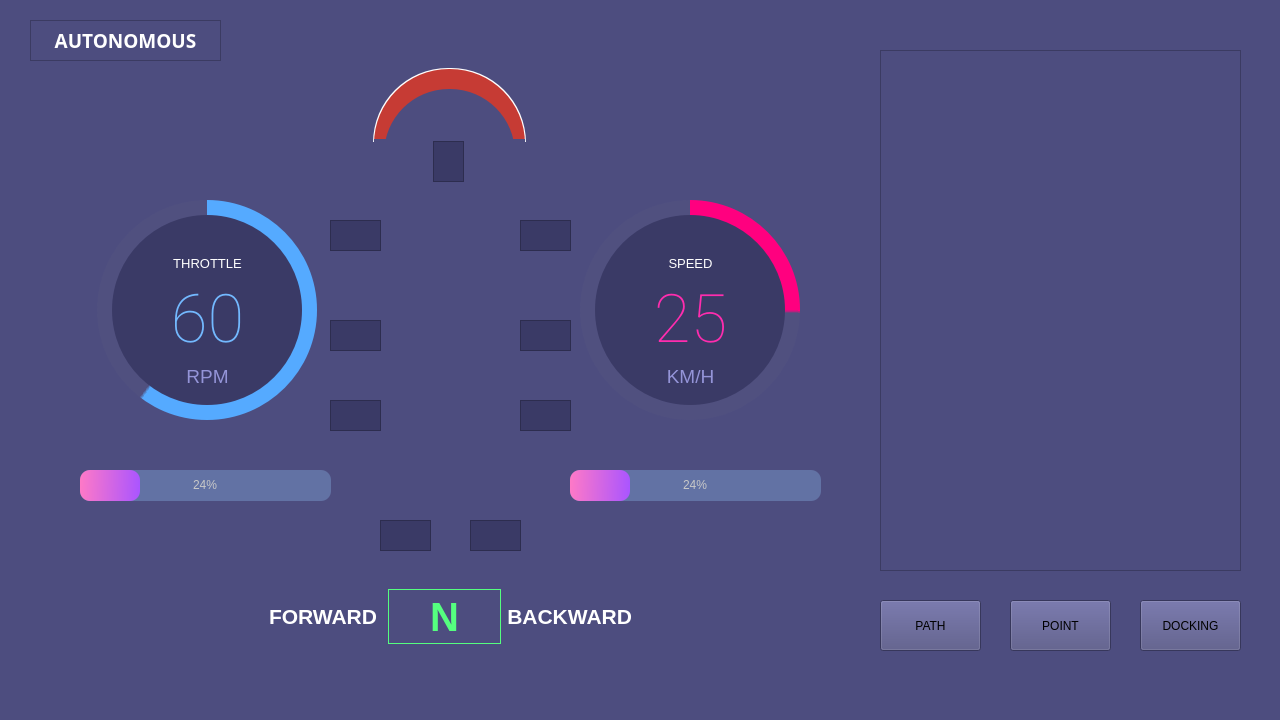
<?xml version="1.0" encoding="UTF-8"?>
<ui version="4.0">
 <class>MainWindow</class>
 <widget class="QMainWindow" name="MainWindow">
  <property name="geometry">
   <rect>
    <x>0</x>
    <y>0</y>
    <width>1280</width>
    <height>720</height>
   </rect>
  </property>
  <property name="minimumSize">
   <size>
    <width>1280</width>
    <height>720</height>
   </size>
  </property>
  <property name="maximumSize">
   <size>
    <width>1280</width>
    <height>720</height>
   </size>
  </property>
  <property name="windowTitle">
   <string>MainWindow</string>
  </property>
  <property name="styleSheet">
   <string notr="true">background-color: rgb(77, 77, 127);
</string>
  </property>
  <widget class="QWidget" name="centralwidget">
   <widget class="QFrame" name="circular_commandSpeed">
    <property name="geometry">
     <rect>
      <x>87</x>
      <y>190</y>
      <width>240</width>
      <height>240</height>
     </rect>
    </property>
    <property name="styleSheet">
     <string notr="true">background-color: none;</string>
    </property>
    <property name="frameShape">
     <enum>QFrame::NoFrame</enum>
    </property>
    <property name="frameShadow">
     <enum>QFrame::Raised</enum>
    </property>
    <widget class="QFrame" name="circularBg_commandSpeed">
     <property name="geometry">
      <rect>
       <x>10</x>
       <y>10</y>
       <width>220</width>
       <height>220</height>
      </rect>
     </property>
     <property name="styleSheet">
      <string notr="true">QFrame{
	border-radius: 110px;	
	background-color: rgba(85, 85, 127, 100);
}</string>
     </property>
     <property name="frameShape">
      <enum>QFrame::StyledPanel</enum>
     </property>
     <property name="frameShadow">
      <enum>QFrame::Raised</enum>
     </property>
     <widget class="QFrame" name="animasi_commandSpeed">
      <property name="geometry">
       <rect>
        <x>0</x>
        <y>0</y>
        <width>220</width>
        <height>220</height>
       </rect>
      </property>
      <property name="styleSheet">
       <string notr="true">QFrame{
	border-radius: 110px;
	border-strokes:inside;	
	background-color: qconicalgradient(cx:0.5, cy:0.5, angle:90, stop:0.400 rgba(85, 170, 255, 255), stop:0.395 rgba(255, 255, 255, 0));
}</string>
      </property>
      <property name="frameShape">
       <enum>QFrame::StyledPanel</enum>
      </property>
      <property name="frameShadow">
       <enum>QFrame::Raised</enum>
      </property>
     </widget>
    </widget>
    <widget class="QFrame" name="circularContainer_commandSpeed">
     <property name="geometry">
      <rect>
       <x>25</x>
       <y>25</y>
       <width>190</width>
       <height>190</height>
      </rect>
     </property>
     <property name="baseSize">
      <size>
       <width>0</width>
       <height>0</height>
      </size>
     </property>
     <property name="styleSheet">
      <string notr="true">QFrame{
	border-radius: 95px;	
	background-color: rgb(58, 58, 102);
}</string>
     </property>
     <property name="frameShape">
      <enum>QFrame::StyledPanel</enum>
     </property>
     <property name="frameShadow">
      <enum>QFrame::Raised</enum>
     </property>
     <widget class="QWidget" name="layoutWidget">
      <property name="geometry">
       <rect>
        <x>10</x>
        <y>40</y>
        <width>171</width>
        <height>133</height>
       </rect>
      </property>
      <layout class="QGridLayout" name="infoLayout_commandSpeed">
       <item row="0" column="0">
        <widget class="QLabel" name="label_commandSpeed">
         <property name="font">
          <font>
           <family>Segoe UI</family>
           <pointsize>10</pointsize>
          </font>
         </property>
         <property name="styleSheet">
          <string notr="true">color: #FFFFFF; background-color: none;</string>
         </property>
         <property name="text">
          <string>&lt;html&gt;&lt;head/&gt;&lt;body&gt;&lt;p&gt;THROTTLE&lt;/p&gt;&lt;/body&gt;&lt;/html&gt;</string>
         </property>
         <property name="alignment">
          <set>Qt::AlignCenter</set>
         </property>
        </widget>
       </item>
       <item row="1" column="0">
        <widget class="QLabel" name="label_progress_commandSpeed">
         <property name="font">
          <font>
           <family>Roboto Thin</family>
           <pointsize>30</pointsize>
          </font>
         </property>
         <property name="styleSheet">
          <string notr="true">color: rgb(115, 185, 255); padding: 0px; background-color: none;</string>
         </property>
         <property name="text">
          <string>&lt;html&gt;&lt;head/&gt;&lt;body&gt;&lt;p align=&quot;center&quot;&gt;&lt;span style=&quot; font-size:50pt;&quot;&gt;60&lt;/span&gt;&lt;/p&gt;&lt;/body&gt;&lt;/html&gt;</string>
         </property>
         <property name="alignment">
          <set>Qt::AlignCenter</set>
         </property>
         <property name="indent">
          <number>-1</number>
         </property>
        </widget>
       </item>
       <item row="2" column="0">
        <widget class="QLabel" name="label_commanSpeed2">
         <property name="font">
          <font>
           <family>Segoe UI</family>
           <pointsize>14</pointsize>
          </font>
         </property>
         <property name="styleSheet">
          <string notr="true">color: rgb(148, 148, 216); background-color: none;</string>
         </property>
         <property name="text">
          <string>&lt;html&gt;&lt;head/&gt;&lt;body&gt;&lt;p&gt;RPM&lt;/p&gt;&lt;/body&gt;&lt;/html&gt;</string>
         </property>
         <property name="alignment">
          <set>Qt::AlignCenter</set>
         </property>
        </widget>
       </item>
      </layout>
     </widget>
    </widget>
   </widget>
   <widget class="QFrame" name="circular_feedSpeed">
    <property name="geometry">
     <rect>
      <x>570</x>
      <y>190</y>
      <width>240</width>
      <height>240</height>
     </rect>
    </property>
    <property name="styleSheet">
     <string notr="true">background-color: none;</string>
    </property>
    <property name="frameShape">
     <enum>QFrame::NoFrame</enum>
    </property>
    <property name="frameShadow">
     <enum>QFrame::Raised</enum>
    </property>
    <widget class="QFrame" name="circularBg_feedSpeed">
     <property name="geometry">
      <rect>
       <x>10</x>
       <y>10</y>
       <width>220</width>
       <height>220</height>
      </rect>
     </property>
     <property name="styleSheet">
      <string notr="true">QFrame{
	border-radius: 110px;	
	background-color: rgba(85, 85, 127, 100);
}</string>
     </property>
     <property name="frameShape">
      <enum>QFrame::StyledPanel</enum>
     </property>
     <property name="frameShadow">
      <enum>QFrame::Raised</enum>
     </property>
     <widget class="QFrame" name="animasi_feedSpeed">
      <property name="geometry">
       <rect>
        <x>0</x>
        <y>0</y>
        <width>220</width>
        <height>220</height>
       </rect>
      </property>
      <property name="styleSheet">
       <string notr="true">QFrame{
	border-radius: 110px;	
	background-color: qconicalgradient(cx:0.5, cy:0.5, angle:90, stop:0.750 rgba(255, 0, 127, 255), stop:0.745 rgba(255, 255, 255, 0));
}</string>
      </property>
      <property name="frameShape">
       <enum>QFrame::StyledPanel</enum>
      </property>
      <property name="frameShadow">
       <enum>QFrame::Raised</enum>
      </property>
     </widget>
    </widget>
    <widget class="QFrame" name="circularContainer_feedSpeed">
     <property name="geometry">
      <rect>
       <x>25</x>
       <y>25</y>
       <width>190</width>
       <height>190</height>
      </rect>
     </property>
     <property name="baseSize">
      <size>
       <width>0</width>
       <height>0</height>
      </size>
     </property>
     <property name="styleSheet">
      <string notr="true">QFrame{
	border-radius: 95px;	
	background-color: rgb(58, 58, 102);
}</string>
     </property>
     <property name="frameShape">
      <enum>QFrame::StyledPanel</enum>
     </property>
     <property name="frameShadow">
      <enum>QFrame::Raised</enum>
     </property>
     <widget class="QWidget" name="layoutWidget_3">
      <property name="geometry">
       <rect>
        <x>10</x>
        <y>40</y>
        <width>171</width>
        <height>133</height>
       </rect>
      </property>
      <layout class="QGridLayout" name="infoLayout_feedSpeed">
       <item row="0" column="0">
        <widget class="QLabel" name="label_feedSpeed">
         <property name="font">
          <font>
           <family>Segoe UI</family>
           <pointsize>10</pointsize>
          </font>
         </property>
         <property name="styleSheet">
          <string notr="true">color: #FFFFFF; background-color: none;</string>
         </property>
         <property name="text">
          <string>&lt;html&gt;&lt;head/&gt;&lt;body&gt;&lt;p&gt;SPEED&lt;/p&gt;&lt;/body&gt;&lt;/html&gt;</string>
         </property>
         <property name="alignment">
          <set>Qt::AlignCenter</set>
         </property>
        </widget>
       </item>
       <item row="1" column="0">
        <widget class="QLabel" name="label_progress_commandSpeed_2">
         <property name="font">
          <font>
           <family>Roboto Thin</family>
           <pointsize>30</pointsize>
          </font>
         </property>
         <property name="styleSheet">
          <string notr="true">color: rgb(255, 44, 174); padding: 0px; background-color: none;</string>
         </property>
         <property name="text">
          <string>&lt;html&gt;&lt;head/&gt;&lt;body&gt;&lt;p align=&quot;center&quot;&gt;&lt;span style=&quot; font-size:50pt;&quot;&gt;25&lt;/span&gt;&lt;/p&gt;&lt;/body&gt;&lt;/html&gt;</string>
         </property>
         <property name="alignment">
          <set>Qt::AlignCenter</set>
         </property>
         <property name="indent">
          <number>-1</number>
         </property>
        </widget>
       </item>
       <item row="2" column="0">
        <widget class="QLabel" name="label_feedSpeed2">
         <property name="font">
          <font>
           <family>Segoe UI</family>
           <pointsize>14</pointsize>
          </font>
         </property>
         <property name="styleSheet">
          <string notr="true">color: rgb(148, 148, 216); background-color: none;</string>
         </property>
         <property name="text">
          <string>&lt;html&gt;&lt;head/&gt;&lt;body&gt;&lt;p&gt;KM/H&lt;/p&gt;&lt;/body&gt;&lt;/html&gt;</string>
         </property>
         <property name="alignment">
          <set>Qt::AlignCenter</set>
         </property>
        </widget>
       </item>
      </layout>
     </widget>
    </widget>
   </widget>
   <widget class="QProgressBar" name="progressBar_leftSteer">
    <property name="geometry">
     <rect>
      <x>80</x>
      <y>470</y>
      <width>251</width>
      <height>31</height>
     </rect>
    </property>
    <property name="styleSheet">
     <string notr="true">QProgressBar {
	
	background-color: rgb(98, 114, 164);
	color: rgb(200, 200, 200);
	border-style: none;
	border-radius: 10px;
	text-align: center;
}
QProgressBar::chunk{
	border-radius: 10px;
	background-color: qlineargradient(spread:pad, x1:0, y1:0.511364, x2:1, y2:0.523, stop:0 rgba(254, 121, 199, 255), stop:1 rgba(170, 85, 255, 255));
}</string>
    </property>
    <property name="value">
     <number>24</number>
    </property>
   </widget>
   <widget class="QProgressBar" name="progressBar_rightSteer">
    <property name="geometry">
     <rect>
      <x>570</x>
      <y>470</y>
      <width>251</width>
      <height>31</height>
     </rect>
    </property>
    <property name="styleSheet">
     <string notr="true">QProgressBar {
	
	background-color: rgb(98, 114, 164);
	color: rgb(200, 200, 200);
	border-style: none;
	border-radius: 10px;
	text-align: center;
}
QProgressBar::chunk{
	border-radius: 10px;
	background-color: qlineargradient(spread:pad, x1:0, y1:0.511364, x2:1, y2:0.523, stop:0 rgba(254, 121, 199, 255), stop:1 rgba(170, 85, 255, 255));
}</string>
    </property>
    <property name="value">
     <number>24</number>
    </property>
   </widget>
   <widget class="QFrame" name="switch_move">
    <property name="geometry">
     <rect>
      <x>260</x>
      <y>580</y>
      <width>381</width>
      <height>73</height>
     </rect>
    </property>
    <property name="frameShape">
     <enum>QFrame::NoFrame</enum>
    </property>
    <property name="frameShadow">
     <enum>QFrame::Raised</enum>
    </property>
    <layout class="QHBoxLayout" name="horizontalLayout">
     <item>
      <widget class="QLabel" name="switch_forward">
       <property name="font">
        <font>
         <pointsize>16</pointsize>
         <weight>75</weight>
         <bold>true</bold>
        </font>
       </property>
       <property name="styleSheet">
        <string notr="true">color:rgb(255, 255, 255)</string>
       </property>
       <property name="text">
        <string>FORWARD</string>
       </property>
      </widget>
     </item>
     <item>
      <widget class="QLabel" name="switch_netral">
       <property name="enabled">
        <bool>true</bool>
       </property>
       <property name="font">
        <font>
         <family>Noto Sans Telugu UI</family>
         <pointsize>30</pointsize>
         <weight>75</weight>
         <bold>true</bold>
        </font>
       </property>
       <property name="styleSheet">
        <string notr="true">color: rgb(85, 255, 127);</string>
       </property>
       <property name="frameShape">
        <enum>QFrame::Box</enum>
       </property>
       <property name="text">
        <string>N</string>
       </property>
       <property name="alignment">
        <set>Qt::AlignCenter</set>
       </property>
      </widget>
     </item>
     <item>
      <widget class="QLabel" name="switch_backward">
       <property name="font">
        <font>
         <pointsize>16</pointsize>
         <weight>75</weight>
         <bold>true</bold>
        </font>
       </property>
       <property name="styleSheet">
        <string notr="true">color:rgb(255, 255, 255)</string>
       </property>
       <property name="text">
        <string>BACKWARD</string>
       </property>
       <property name="alignment">
        <set>Qt::AlignRight|Qt::AlignTrailing|Qt::AlignVCenter</set>
       </property>
      </widget>
     </item>
    </layout>
   </widget>
   <widget class="QFrame" name="sensorLidar">
    <property name="geometry">
     <rect>
      <x>363</x>
      <y>61</y>
      <width>171</width>
      <height>81</height>
     </rect>
    </property>
    <property name="styleSheet">
     <string notr="true">background-color: none;</string>
    </property>
    <property name="frameShape">
     <enum>QFrame::NoFrame</enum>
    </property>
    <property name="frameShadow">
     <enum>QFrame::Raised</enum>
    </property>
    <widget class="QFrame" name="sensorLidar_detect_2">
     <property name="geometry">
      <rect>
       <x>10</x>
       <y>7</y>
       <width>153</width>
       <height>153</height>
      </rect>
     </property>
     <property name="styleSheet">
      <string notr="true">border-radius: 75px;
background-color: rgb(255, 255, 255);</string>
     </property>
     <property name="frameShape">
      <enum>QFrame::StyledPanel</enum>
     </property>
     <property name="frameShadow">
      <enum>QFrame::Raised</enum>
     </property>
     <widget class="QFrame" name="sensorLidar_detect">
      <property name="geometry">
       <rect>
        <x>1</x>
        <y>1</y>
        <width>151</width>
        <height>151</height>
       </rect>
      </property>
      <property name="styleSheet">
       <string notr="true">border-radius: 75px;
background-color: rgb(198, 59, 52);</string>
      </property>
      <property name="frameShape">
       <enum>QFrame::StyledPanel</enum>
      </property>
      <property name="frameShadow">
       <enum>QFrame::Raised</enum>
      </property>
      <widget class="QFrame" name="sensorLidar_background">
       <property name="geometry">
        <rect>
         <x>10</x>
         <y>20</y>
         <width>131</width>
         <height>131</height>
        </rect>
       </property>
       <property name="styleSheet">
        <string notr="true">border-radius: 65px;
background-color: rgb(77, 77, 127);</string>
       </property>
       <property name="frameShape">
        <enum>QFrame::NoFrame</enum>
       </property>
       <property name="frameShadow">
        <enum>QFrame::Raised</enum>
       </property>
      </widget>
      <widget class="QFrame" name="sensorLidar_background2">
       <property name="geometry">
        <rect>
         <x>0</x>
         <y>70</y>
         <width>171</width>
         <height>86</height>
        </rect>
       </property>
       <property name="styleSheet">
        <string notr="true">background-color: rgba(77, 77, 127)</string>
       </property>
       <property name="frameShape">
        <enum>QFrame::NoFrame</enum>
       </property>
       <property name="frameShadow">
        <enum>QFrame::Raised</enum>
       </property>
      </widget>
     </widget>
    </widget>
   </widget>
   <widget class="QFrame" name="sensorUltra">
    <property name="geometry">
     <rect>
      <x>330</x>
      <y>220</y>
      <width>241</width>
      <height>331</height>
     </rect>
    </property>
    <property name="styleSheet">
     <string notr="true">background-color: none;</string>
    </property>
    <property name="frameShape">
     <enum>QFrame::NoFrame</enum>
    </property>
    <property name="frameShadow">
     <enum>QFrame::Raised</enum>
    </property>
    <widget class="QFrame" name="sensorUltra_8">
     <property name="geometry">
      <rect>
       <x>190</x>
       <y>0</y>
       <width>51</width>
       <height>31</height>
      </rect>
     </property>
     <property name="styleSheet">
      <string notr="true">background-color: rgb(58, 58, 102);</string>
     </property>
     <property name="frameShape">
      <enum>QFrame::StyledPanel</enum>
     </property>
     <property name="frameShadow">
      <enum>QFrame::Raised</enum>
     </property>
    </widget>
    <widget class="QFrame" name="sensorUltra_7">
     <property name="geometry">
      <rect>
       <x>190</x>
       <y>100</y>
       <width>51</width>
       <height>31</height>
      </rect>
     </property>
     <property name="styleSheet">
      <string notr="true">background-color: rgb(58, 58, 102);</string>
     </property>
     <property name="frameShape">
      <enum>QFrame::StyledPanel</enum>
     </property>
     <property name="frameShadow">
      <enum>QFrame::Raised</enum>
     </property>
    </widget>
    <widget class="QFrame" name="sensorUltra_6">
     <property name="geometry">
      <rect>
       <x>190</x>
       <y>180</y>
       <width>51</width>
       <height>31</height>
      </rect>
     </property>
     <property name="styleSheet">
      <string notr="true">background-color: rgb(58, 58, 102);</string>
     </property>
     <property name="frameShape">
      <enum>QFrame::StyledPanel</enum>
     </property>
     <property name="frameShadow">
      <enum>QFrame::Raised</enum>
     </property>
    </widget>
    <widget class="QFrame" name="sensorUltra_1">
     <property name="geometry">
      <rect>
       <x>0</x>
       <y>0</y>
       <width>51</width>
       <height>31</height>
      </rect>
     </property>
     <property name="styleSheet">
      <string notr="true">background-color: rgb(58, 58, 102);</string>
     </property>
     <property name="frameShape">
      <enum>QFrame::StyledPanel</enum>
     </property>
     <property name="frameShadow">
      <enum>QFrame::Raised</enum>
     </property>
    </widget>
    <widget class="QFrame" name="sensorUltra_2">
     <property name="geometry">
      <rect>
       <x>0</x>
       <y>100</y>
       <width>51</width>
       <height>31</height>
      </rect>
     </property>
     <property name="styleSheet">
      <string notr="true">background-color: rgb(58, 58, 102);</string>
     </property>
     <property name="frameShape">
      <enum>QFrame::StyledPanel</enum>
     </property>
     <property name="frameShadow">
      <enum>QFrame::Raised</enum>
     </property>
    </widget>
    <widget class="QFrame" name="sensorUltra_3">
     <property name="geometry">
      <rect>
       <x>0</x>
       <y>180</y>
       <width>51</width>
       <height>31</height>
      </rect>
     </property>
     <property name="styleSheet">
      <string notr="true">background-color: rgb(58, 58, 102);</string>
     </property>
     <property name="frameShape">
      <enum>QFrame::StyledPanel</enum>
     </property>
     <property name="frameShadow">
      <enum>QFrame::Raised</enum>
     </property>
    </widget>
    <widget class="QFrame" name="sensorUltra_4">
     <property name="geometry">
      <rect>
       <x>50</x>
       <y>300</y>
       <width>51</width>
       <height>31</height>
      </rect>
     </property>
     <property name="styleSheet">
      <string notr="true">background-color: rgb(58, 58, 102);</string>
     </property>
     <property name="frameShape">
      <enum>QFrame::StyledPanel</enum>
     </property>
     <property name="frameShadow">
      <enum>QFrame::Raised</enum>
     </property>
    </widget>
    <widget class="QFrame" name="sensorUltra_5">
     <property name="geometry">
      <rect>
       <x>140</x>
       <y>300</y>
       <width>51</width>
       <height>31</height>
      </rect>
     </property>
     <property name="styleSheet">
      <string notr="true">background-color: rgb(58, 58, 102);</string>
     </property>
     <property name="frameShape">
      <enum>QFrame::StyledPanel</enum>
     </property>
     <property name="frameShadow">
      <enum>QFrame::Raised</enum>
     </property>
    </widget>
   </widget>
   <widget class="QFrame" name="sensorCamera">
    <property name="geometry">
     <rect>
      <x>433</x>
      <y>141</y>
      <width>31</width>
      <height>41</height>
     </rect>
    </property>
    <property name="styleSheet">
     <string notr="true">background-color: rgb(58, 58, 102);</string>
    </property>
    <property name="frameShape">
     <enum>QFrame::StyledPanel</enum>
    </property>
    <property name="frameShadow">
     <enum>QFrame::Raised</enum>
    </property>
   </widget>
   <widget class="QFrame" name="switch_otonom">
    <property name="geometry">
     <rect>
      <x>30</x>
      <y>20</y>
      <width>191</width>
      <height>41</height>
     </rect>
    </property>
    <property name="frameShape">
     <enum>QFrame::StyledPanel</enum>
    </property>
    <property name="frameShadow">
     <enum>QFrame::Raised</enum>
    </property>
    <widget class="QLabel" name="label">
     <property name="geometry">
      <rect>
       <x>10</x>
       <y>10</y>
       <width>171</width>
       <height>20</height>
      </rect>
     </property>
     <property name="font">
      <font>
       <family>Noto Sans Georgian</family>
       <pointsize>14</pointsize>
       <weight>75</weight>
       <bold>true</bold>
      </font>
     </property>
     <property name="styleSheet">
      <string notr="true">color:rgb(255, 255, 255)</string>
     </property>
     <property name="text">
      <string>AUTONOMOUS</string>
     </property>
     <property name="alignment">
      <set>Qt::AlignCenter</set>
     </property>
    </widget>
   </widget>
   <widget class="QLabel" name="imageCTT">
    <property name="geometry">
     <rect>
      <x>380</x>
      <y>108</y>
      <width>141</width>
      <height>401</height>
     </rect>
    </property>
    <property name="styleSheet">
     <string notr="true">image: url(:/newPrefix/truck.png);
background-color: none;</string>
    </property>
    <property name="text">
     <string/>
    </property>
   </widget>
   <widget class="QFrame" name="mathplotlib">
    <property name="geometry">
     <rect>
      <x>880</x>
      <y>50</y>
      <width>361</width>
      <height>521</height>
     </rect>
    </property>
    <property name="frameShape">
     <enum>QFrame::StyledPanel</enum>
    </property>
    <property name="frameShadow">
     <enum>QFrame::Raised</enum>
    </property>
   </widget>
   <widget class="QPushButton" name="button_ps">
    <property name="geometry">
     <rect>
      <x>1010</x>
      <y>600</y>
      <width>101</width>
      <height>51</height>
     </rect>
    </property>
    <property name="text">
     <string>POINT</string>
    </property>
   </widget>
   <widget class="QPushButton" name="button_path">
    <property name="geometry">
     <rect>
      <x>880</x>
      <y>600</y>
      <width>101</width>
      <height>51</height>
     </rect>
    </property>
    <property name="text">
     <string>PATH</string>
    </property>
   </widget>
   <widget class="QPushButton" name="button_dock">
    <property name="geometry">
     <rect>
      <x>1140</x>
      <y>600</y>
      <width>101</width>
      <height>51</height>
     </rect>
    </property>
    <property name="text">
     <string>DOCKING</string>
    </property>
   </widget>
  </widget>
 </widget>
 <resources>
  <include location="image/source.qrc"/>
 </resources>
 <connections/>
</ui>
